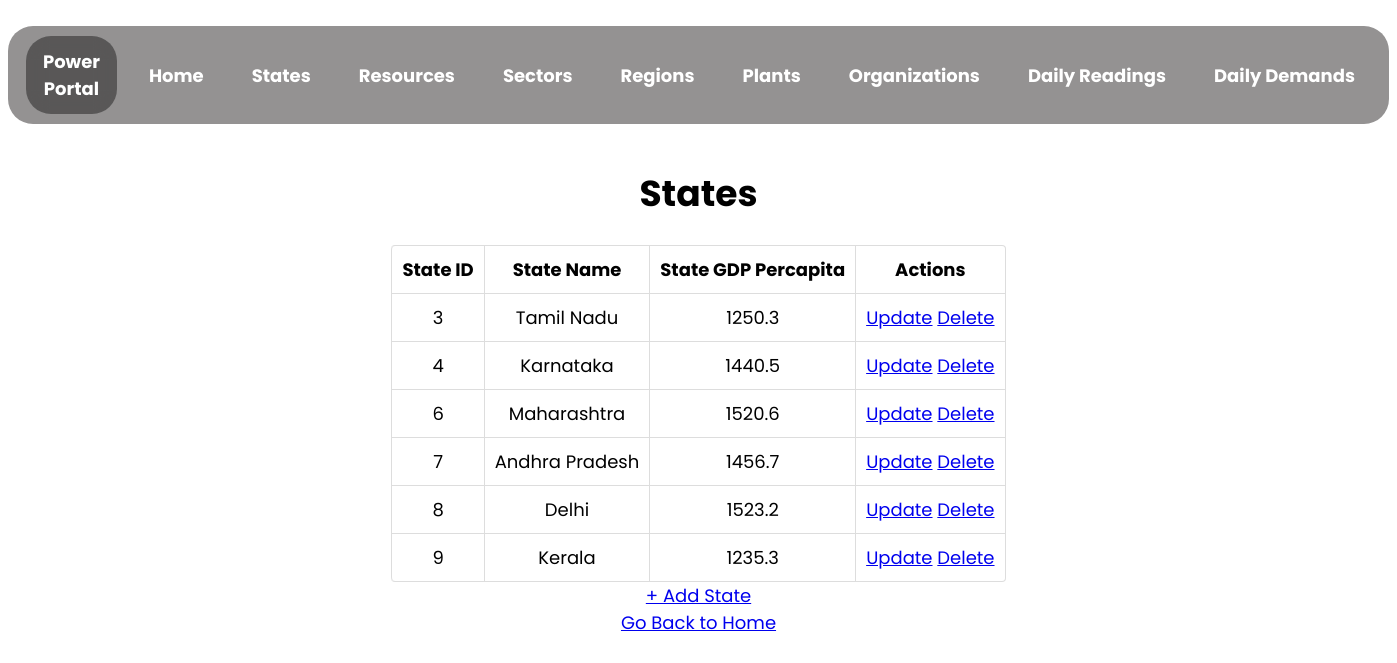
/state, run on an earlier commit of the app's database.
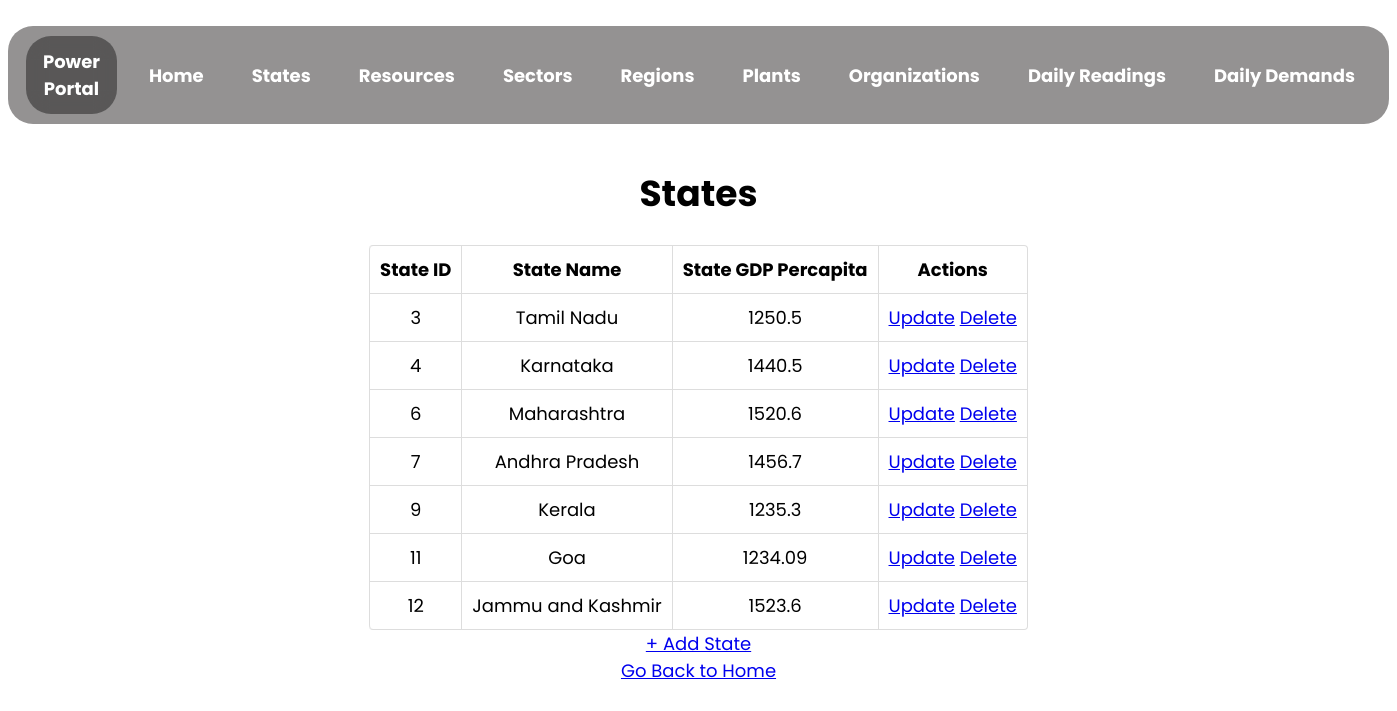
And on a later commit of the database.
### app.py (models this page shows)
class State(db.Model):
    __tablename__ = "states"
    state_id = db.Column(db.Integer, autoincrement = True, primary_key = True, unique = True, nullable = False)
    state_name = db.Column(db.String, nullable = False, unique = True)
    gdp_state_percapita = db.Column(db.Float)

### app.py (the view)
@app.route("/state", methods = ["GET"])
def view_state():
    state_list = State.query.all()
    return render_template(
        "view_state.html",
        state_list = state_list
    )

### templates/view_state.html (shortened to what this page needs)
<!DOCTYPE html>
<html lang="en">
  <head>
    <link rel="stylesheet" href="../static/assets/view.css">
  </head>
  <body>
    <nav>
      <ul class="menu-bar">
        <div class="logo">
          <a href="/">Power Portal </a>
        </div>
        <li><a href="/">Home</a></li>
        <li><a href="/state">States</a></li>
        <li><a href="/resource">Resources</a></li>
        <li><a href="/sector">Sectors</a></li>
        <li><a href="/region">Regions</a></li>
        <li><a href="/plant">Plants</a></li>
        <li><a href="/organization">Organizations</a></li>
        <li><a href="/daily_reading">Daily Readings</a></li>
        <li><a href="/daily_demand">Daily Demands</a></li>
      </ul>
    </nav>
    <h1 style="text-align: center">States</h1>
    {% if state_list | length == 0 %}
        <p>No States Found! Add the states now!</p>
        <a href="/state/create" type="button">+ Add State</a>
    {% else %}
    <table id="state-detail">
      <thead>
        <th>State ID</th>
        <th>State Name</th>
        <th>State GDP Percapita</th>
        <th>Actions</th>
      </thead>
      {% for state in state_list %}
      <tr>
        <td>{{state["state_id"]}}</td>
        <td>{{state["state_name"]}}</td>
        <td>{{state["gdp_state_percapita"]}}</td>
        <td>
            <a href="/state/{{state['state_id']}}/update" type="button">Update</a>
            <a href="/state/{{state['state_id']}}/delete" type="button">Delete</a>
        </td>
      </tr>
      {% endfor %}
    </table>
    <a href="/state/create" type="button">+ Add State</a>
    {% endif %}
    <br>
    <a href="/">Go Back to Home</a>
  </body>
</html>

### static/assets/view.css (style rules this page uses)
html { scroll-behavior: smooth; }
html { background-color: none; position: relative; -webkit-animation-name: animatebottom; -webkit-animation-duration: 1s; animation-name: animatebottom; animation-duration: 1s; }
body { font-family: 'Poppins', sans-serif; text-align: center; font-size: large; }
.logo { border-radius: 25px; height: fit-content; display: inline-flex; background-color: rgba(0,0,0,0.4); -webkit-backdrop-filter: blur(10px); backdrop-filter: blur(10px); align-items: center; vertical-align: middle; padding: 12px 16px; margin: 0 8px; top: 0; color: white; transition: all .2s; }
.logo a { text-decoration: none; color: white; font-weight: bold; }
.menu-bar { border-radius: 25px; height: fit-content; display: inline-flex; background-color: rgb(148, 146, 146); -webkit-backdrop-filter: blur(10px); backdrop-filter: blur(10px); align-items: center; padding: 0 10px; padding-top: 10px; padding-bottom: 10px; top: 0; }
.menu-bar li { list-style: none; color: white; padding: 12px 16px; margin: 0 8px; position: relative; cursor: pointer; white-space: nowrap; transition: all .2s; }
.menu-bar li a { color: white; text-decoration: none; font-weight: bold; }
table { width: fit-content; border: 1px solid #ddd; border-collapse: separate; border-left: 0; border-radius: 4px; border-spacing: 0px; margin-left: auto; margin-right: auto; }
thead { display: table-header-group; vertical-align: middle; border-color: inherit; border-collapse: separate; text-align: center; padding: 10px; }
tr { display: table-row; vertical-align: inherit; border-color: inherit; text-align: center; padding: 10px; }
th, td { padding: 5px 4px 6px 4px; text-align: center; vertical-align: top; border-left: 1px solid #ddd; padding: 10px; }
td { border-top: 1px solid #ddd; }
thead:first-child tr:first-child th:first-child, tbody:first-child tr:first-child td:first-child { border-radius: 4px 0 0 0; }
thead:last-child tr:last-child th:first-child, tbody:last-child tr:last-child td:first-child { border-radius: 0 0 0 4px; }

What changed in the data, as far as the page shows it:
removed State: state_id "8", state_name "Delhi", gdp_state_percapita "1523.2"
changed State "Tamil Nadu": gdp_state_percapita "1250.3" → "1250.5"
added State: state_id "11", state_name "Goa", gdp_state_percapita "1234.09"
added State: state_id "12", state_name "Jammu and Kashmir", gdp_state_percapita "1523.6"
